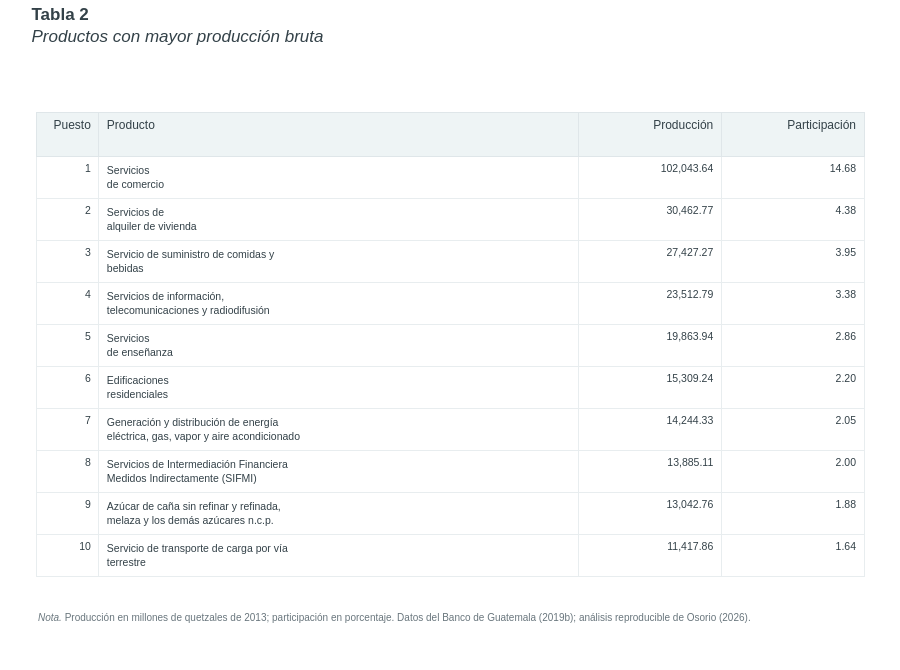

Notebook code for this chart:
### Code cell
#@title { display-mode: "form" }
mostrar_tabla_productos(
    principales_produccion,
    ["produccion", "participacion"],
    ["Producción", "Participación"],
    [2, 2],
    "Tabla 2. Productos con mayor producción bruta",
    "Producción en millones de quetzales de 2013; participación en porcentaje.",
    10,
)

### Figure 1 — Plotly figure (JSON) as saved in the notebook; plotly's stock layout.template omitted (floating-point values rounded to 4 significant figures)
{"data": [{"cells": {"align": ["right", "left", "right", "right"], "fill": {"color": "white"}, "font": {"color": "#334148", "size": 10.5}, "height": 42, "line": {"color": "#e8edef"}, "values": [[1, 2, 3, 4, 5, 6, 7, 8, 9, 10], ["Servicios<br>de comercio", "Servicios de<br>alquiler de vivienda", "Servicio de suministro de comidas y<br>bebidas", "Servicios de información,<br>telecomunicaciones y radiodifusión", "Servicios<br>de enseñanza", "Edificaciones<br>residenciales", "Generación y distribución de energía<br>eléctrica, gas, vapor y aire acondicionado", "Servicios de Intermediación Financiera<br>Medidos Indirectamente (SIFMI)", "Azúcar de caña sin refinar y refinada,<br>melaza y los demás azúcares n.c.p.", "Servicio de transporte de carga por vía<br>terrestre"], ["102,043.64", "30,462.77", "27,427.27", "23,512.79", "19,863.94", "15,309.24", "14,244.33", "13,885.11", "13,042.76", "11,417.86"], ["14.68", "4.38", "3.95", "3.38", "2.86", "2.20", "2.05", "2.00", "1.88", "1.64"]]}, "columnwidth": [0.55, 4.2, 1.25, 1.25], "header": {"align": ["right", "left", "right", "right"], "fill": {"color": "#eef4f5"}, "font": {"color": "#334148", "size": 12}, "height": 44, "line": {"color": "#dfe6e9"}, "values": ["Puesto", "Producto", "Producción", "Participación"]}, "type": "table"}], "layout": {"title": {"pad": {"b": 8}, "font": {"size": 17}, "text": "<b>Tabla 2</b><br><i>Productos con mayor producción bruta</i>", "x": 0.035, "xref": "container", "xanchor": "left", "y": 0.97, "yref": "container", "yanchor": "top", "automargin": false}, "font": {"family": "Arial, sans-serif", "size": 12, "color": "#334148"}, "margin": {"l": 36, "r": 36, "t": 112, "b": 86}, "hoverlabel": {"font": {"size": 12, "family": "Arial"}, "bgcolor": "white"}, "height": 670, "paper_bgcolor": "white", "plot_bgcolor": "white", "annotations": [{"align": "left", "font": {"color": "#69767d", "size": 10}, "showarrow": false, "text": "<i>Nota.</i> Producción en millones de quetzales de 2013; participación en porcentaje. Datos del Banco de Guatemala (2019b); análisis reproducible de Osorio (2026).", "x": 0, "xanchor": "left", "xref": "paper", "xshift": 0, "y": -0.055, "yanchor": "top", "yref": "paper"}], "width": 900, "autosize": false}}
